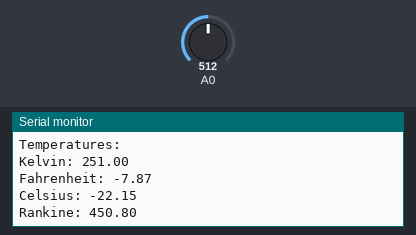
A sketch run on a simulated Arduino Uno, built with avr-gcc and run on an emulated ATmega328P. Parts: the last lines printed to the serial monitor. The test bench sets the inputs (shaded band); at power-on: A0 = 512.

Above: at 1.2 s.
1.3 s: A0 set to 716
At 2.6 s:
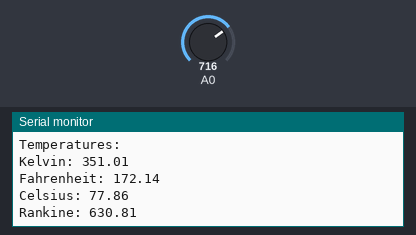
2.8 s: A0 set to 900
At 3.8 s:
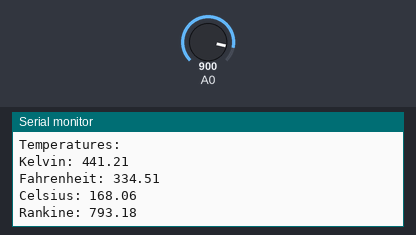
Timing chart, 0 to 5.8 s (numbered marks = the images above; inputs shaded):
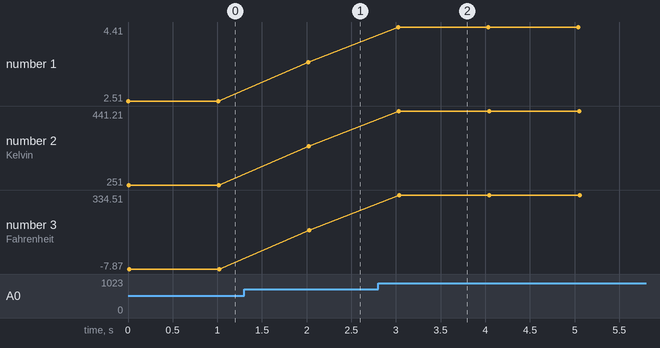

The sketch:

temperature_sensor.ino
```cpp
// Code courtesy of http://www.instructables.com/id/Using-the-LM335-Temperature-Sensor/step7/Upload-and-run-the-sketch/


class LM335
{
  float cal;
  int pin;
  public:
  LM335(float mCal, int mPin);
  float measureV();
  float measureK();
  float measureC();
  float measureF();
  float measureRankine();
};

LM335::LM335(float mCal, int mPin)
{
  cal = mCal;
  pin = mPin;
}
float LM335::measureV()
{
  float retVal = (float) analogRead(pin);
  retVal = (retVal*cal)/1024.0;
  return retVal;
}
float LM335::measureK()
{
  return measureV()/0.01;//10mV/k
}
float LM335::measureC()
{
  return (measureV()/0.01)-273.15;
}
float LM335::measureF()
{
  return (((measureV()/0.01)-273.15)*1.8)+32;
}
float LM335::measureRankine()
{
  return measureF() + 458.67;
}

LM335 mTemp(5.02, 0);//supply volts, analog pin

void setup()
{
  Serial.begin(38400);
}
void loop()
{
  Serial.print(mTemp.measureV());
  Serial.println(" volts");
  Serial.println("Temperatures: ");
  Serial.print("Kelvin: ");
  Serial.println(mTemp.measureK());
  Serial.print("Fahrenheit: ");
  Serial.println(mTemp.measureF());
  Serial.print("Celsius: ");
  Serial.println(mTemp.measureC());
  Serial.print("Rankine: ");
  Serial.println(mTemp.measureRankine());
  delay(1000);
}
```

Measured:
- after the input at 1.3 s, the serial monitor: prints a new line after 0.72 s (image 1)
- after the input at 2.8 s, the serial monitor: prints a new line after 0.23 s (image 2)
- plotted number 1: 2.51 → 3.51 after the input at 1.3 s, 3.51 → 4.41 after the input at 2.8 s
- plotted number 2: 251 → 351.01 after the input at 1.3 s, 351.01 → 441.21 after the input at 2.8 s
- plotted number 3: -7.87 → 172.14 after the input at 1.3 s, 172.14 → 334.51 after the input at 2.8 s
